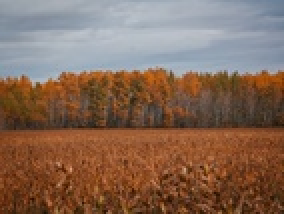
#> input picture src/testgambar/savannah.jpg, 142 x 107 px, shrunk from 500 x 375 before the run, given in place of lena.png, which was not available (shown 2 times larger)
$ python imagecompression.py
#> lines starting #> are read from the running program, lines starting #| are printed output that depends on the picture; long printed decimals are rounded; pictures that were not available may be replaced by others from this repository, and a replacement may not be noted
### src/SVDtest.py
import numpy as np
from datetime import datetime


# [10 lines left out: function SVDBuatan, not called in this run]


def compresso(array, k):
    U, S, VT = SVD(array, k)
    S = np.diag(S)
    X = U @ S @ VT
    #X = U[:, 0:k] @ S[0:k, 0:k] @ VT[0:k, :]
    print(X)


def SVD(array, k):
#> called with array = array of shape (5, 5), k = 5
    left = array @ array.T
    right = array.T @ array
    m = left.shape[0]
    n = right.shape[0]
    Q1 = np.random.rand(m, k)
    Q2 = np.random.rand(n, k)
    Q1, _ = np.linalg.qr(Q1)
    Q2, _ = np.linalg.qr(Q2)
    Q_prev = Q1
    for i in range(5000):
        Z1 = left.dot(Q1)
        Z2 = right.dot(Q2)
        Q1, R = np.linalg.qr(Z1)
        Q2, _ = np.linalg.qr(Z2)

        # can use other stopping criteria as well
        err = ((Q1 - Q_prev) ** 2).sum()
        if i % 10 == 0:
            print(i, err)

        Q_prev = Q1
        if err < 1e-3:
            break

    return Q1, np.sqrt(np.diag(R)), Q2.T


# [24 lines left out: function double_power_iteration, not called in this run]


# startTime = datetime.now()

size = 5
A3 = np.random.rand(size, size)
# A2 = np.array([[0, 1, 1], [math.sqrt(2), 2, 0], [0, 1, 1]])
#A3 = S = np.array([[3, 1, 1], [-1, 3, 1]])
print(A3)
print("")
print("")
compresso(A3, A3.shape[0])
# SVD(A3, A3.shape[1])
# print(datetime.now() - startTime)

### src/imagecompression.py
import numpy as np
from PIL import Image
from SVDtest import *


def RealcompressSVD(channelDataMatrix, k):
    U, S, VT = np.linalg.svd(channelDataMatrix)
    S = np.diag(S)
    A = U[:, 0:k] @ S[0:k, 0:k] @ VT[0:k, :]
    compressed = A.astype('uint8')
    return compressed


def CompressSVD(channelDataMatrix, k):
    #U, S, VT = np.linalg.svd(channelDataMatrix)
    U, S, VT = SVD(channelDataMatrix, k)
    S = np.diag(S)
    A = U[:, 0:k] @ S[0:k, 0:k] @ VT[0:k, :]
    compressed = A.astype('uint8')
    # print(A)
    # print(compressed)
    np.savetxt('SVD_afterU.txt', U, fmt='%.5f')
    np.savetxt('SVD_after.txt', S, fmt='%.5f')
    return compressed


# PROGRAM UTAMA
# path = str(input("Masukkan nama file: "))
# ratio = float(input("Masukkan rasio: "))
startTime = datetime.now()
path = 'lena.png'
ratio = 50
pic = Image.open(path)
#> pic is the input picture: PIL image 142x107 RGB; mean R, G, B 132.7, 104.5, 87.5
pixel = np.array(pic)
imageWidth = pixel.shape[0]
#> imageWidth = 107
imageHeight = pixel.shape[1]
#> imageHeight = 142
Red = pixel[:, :, 0]
Green = pixel[:, :, 1]
Blue = pixel[:, :, 2]

# image width and height:
print(imageWidth)
#| 107
print(imageHeight)
#| 142

# number of singular values to use for reconstructing the compressed image
k = round(imageWidth * ratio / 100)
#> k = 54
print(k)
#| 54

redCompressed = CompressSVD(Red, k)
#> call 2 of SVD, with k = 54
#> in SVD (call 2), `right = array.T @ array`:
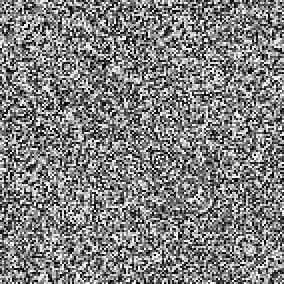
#> right: shape (142, 142) (shown 2 times larger); min 0, max 255, mean 128.4
#> the loop in SVD (call 2), `for i in range(5000):` made 5000 passes
#> err on passes 1 to 3: 106.8, 100.7, 101
#| 0 106.804
#| 10 96.171
#| 20 99.984
#| 30 96.908
#| 40 82.442
#| 50 91.679
#| 60 86.568
#| 70 89.124
#> (further printed lines are left out)
#> pass 1, in SVD (call 2), `Q1, R = np.linalg.qr(Z1)`:
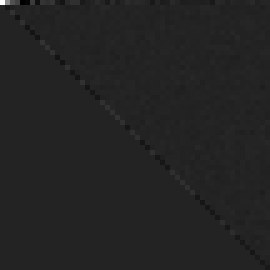
#> R: shape (54, 54) float64 (shown 5 times larger); min -1868.1, max 11531.8, mean 2.2; drawn with min black and max white
#> in CompressSVD, `A = U[:, 0:k] @ S[0:k, 0:k] @ VT[0:k, :]`: A: shape (107, 142) float64; every value is NaN or infinite
#> in CompressSVD, `compressed = A.astype('uint8')`: compressed: shape (107, 142); every value is 0
# greenCompressed = CompressSVD(Green, k)
# blueCompressed = CompressSVD(Blue, k)
greenCompressed = RealcompressSVD(Green, k)
#> in RealcompressSVD, `U, S, VT = np.linalg.svd(channelDataMatrix)`:
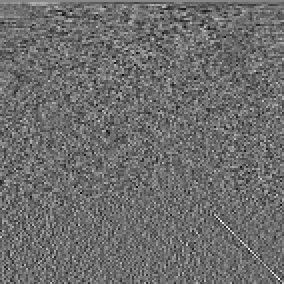
#> VT: shape (142, 142) float64 (shown 2 times larger); min -0.348, max 0.463, mean 0.000612; drawn with min black and max white
#> in RealcompressSVD, `U, S, VT = np.linalg.svd(channelDataMatrix)`: S = 107 values, max 14130.1 at index 0, min 1.89 at index 106, mean 237
blueCompressed = RealcompressSVD(Blue, k)
#> call 2 of RealcompressSVD, with k = 54
#> in RealcompressSVD (call 2), `U, S, VT = np.linalg.svd(channelDataMatrix)`:
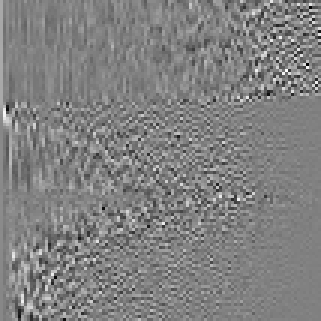
#> U: shape (107, 107) float64 (shown 3 times larger); min -0.512, max 0.501, mean 0.00157; drawn with min black and max white
#> in RealcompressSVD (call 2), `U, S, VT = np.linalg.svd(channelDataMatrix)`:
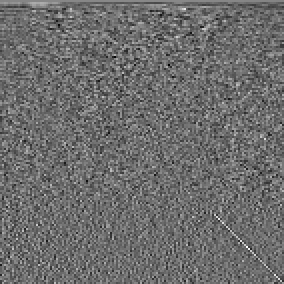
#> VT: shape (142, 142) float64 (shown 2 times larger); min -0.356, max 0.475, mean 0.000517; drawn with min black and max white
#> in RealcompressSVD (call 2), `U, S, VT = np.linalg.svd(channelDataMatrix)`: S = 107 values, max 13577.1 at index 0, min 2 at index 106, mean 237.7
#> in RealcompressSVD (call 2), `A = U[:, 0:k] @ S[0:k, 0:k] @ VT[0:k, :]`:
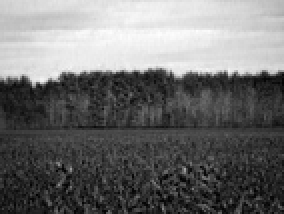
#> A: shape (107, 142) float64 (shown 2 times larger); min -5.27, max 206.5, mean 87.5; drawn with min black and max white

redImage = Image.fromarray(redCompressed)
blueImage = Image.fromarray(blueCompressed)
greenImage = Image.fromarray(greenCompressed)

newImage = Image.merge("RGB", (redImage, greenImage, blueImage))
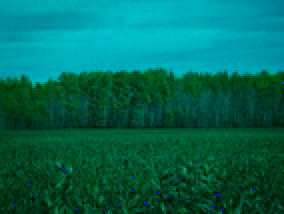
#> newImage: PIL image 142x107 RGB (shown 2 times larger); mean R, G, B 0, 104, 87.4
newImage.save('new.png')
print('Size:  ' +
      str(round(ratio, 2)) + '% of original image ')
print(datetime.now() - startTime)

$ run again, on src/testgambar/bigsize.png
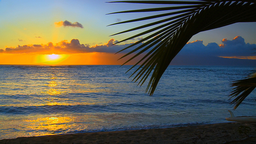
#> input picture src/testgambar/bigsize.png, 256 x 144 px, shrunk from 912 x 513 before the run, given in place of lena.png, which was not available
#> pic is the input picture: PIL image 256x144 RGBA; mean R, G, B, A 96, 96.6, 86.5, 255
#| 144
#| 256
#| 72
#> the loop in SVD (call 2), `for i in range(5000):` made 4498 passes
#> err on passes 1 to 3: 142.4, 141.9, 138.6
#> (printed output is left out)
#> in RealcompressSVD, `U, S, VT = np.linalg.svd(channelDataMatrix)`: S = 144 values, max 20877.5 at index 0, min 16.67 at index 143, mean 400.7
#> in RealcompressSVD (call 2), `U, S, VT = np.linalg.svd(channelDataMatrix)`:
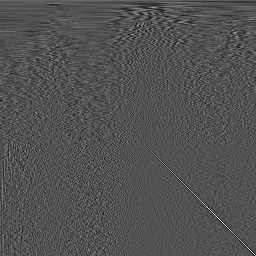
#> VT: shape (256, 256) float64; min -0.311, max 0.657, mean 0.000177; drawn with min black and max white
#> in RealcompressSVD (call 2), `U, S, VT = np.linalg.svd(channelDataMatrix)`: S = 144 values, max 18201.7 at index 0, min 21.63 at index 143, mean 456.2
#> `newImage = Image.merge("RGB", (redImage, greenImage, blueImage))`:
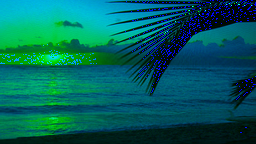
#> newImage: PIL image 256x144 RGB; mean R, G, B 0, 96.2, 93.1
